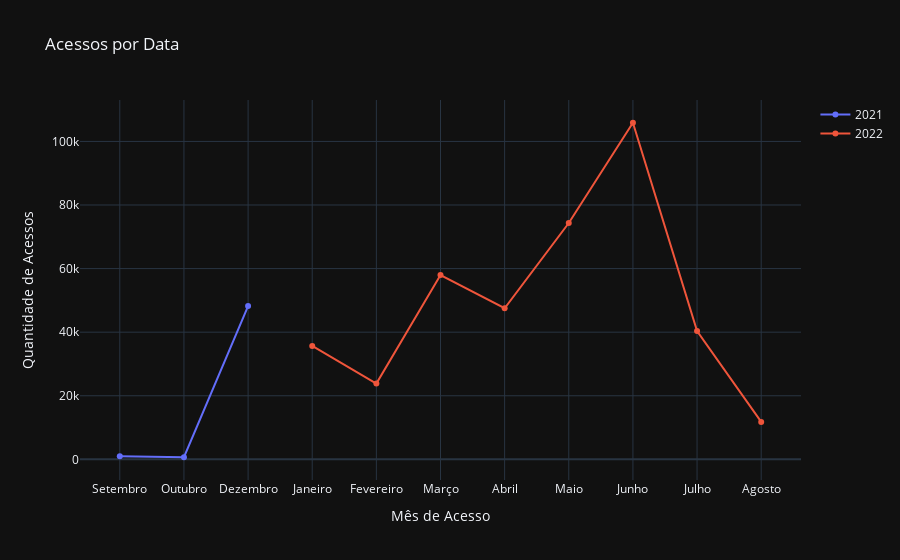

The notebook cell saved with this chart:
### Markdown cell above
### Acessos por data:

### Code cell
graf2021 = go.Scatter(x=['Setembro', 'Outubro', 'Dezembro'],
                    y=dateAcess['Acessos'][8:],
                    name='2021')

graf2022 = go.Scatter(x=['Janeiro', 'Fevereiro', 'Março', 'Abril', 'Maio', 'Junho', 'Julho', 'Agosto'],
                    y=dateAcess['Acessos'][0:8],
                    name='2022')

layout = go.Layout(title='Acessos por Data',
                   yaxis={'title':'Quantidade de Acessos'},
                   xaxis={'title': 'Mês de Acesso'})

fig = go.Figure(data=[graf2021, graf2022], layout=layout)

py.iplot(fig)

### Figure 1 — Plotly figure (JSON) as saved in the notebook; plotly's stock layout.template omitted (floating-point values rounded to 4 significant figures)
{"data": [{"name": "2021", "x": ["Setembro", "Outubro", "Dezembro"], "y": [975, 654, 48212], "type": "scatter"}, {"name": "2022", "x": ["Janeiro", "Fevereiro", "Março", "Abril", "Maio", "Junho", "Julho", "Agosto"], "y": [35663, 23834, 57984, 47523, 74346, 105878, 40353, 11765], "type": "scatter"}], "layout": {"title": {"text": "Acessos por Data"}, "xaxis": {"title": {"text": "Mês de Acesso"}}, "yaxis": {"title": {"text": "Quantidade de Acessos"}}}}
